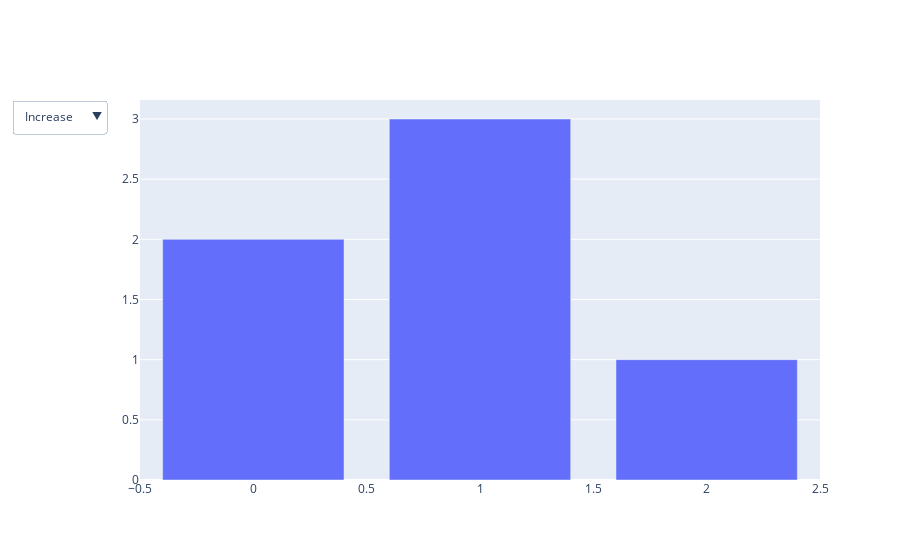

Here is the notebook cell this chart was saved with:
### Code cell
#h. Develop custom action buttons using Plotly.
import plotly.graph_objects as go
fig = go.Figure(data=[go.Bar(y=[2,3,1])])

# Adding custom action button
fig.update_layout(
    updatemenus=[
        {
            'buttons':[
                {
                    'method':'restyle',
                    'label':'Increase',
                    'args': [{'y':[[3,4,2]]}]
                },
                {
                    'method': 'restyle',
                    'label': 'Decrease',
                    'args': [{'y':[[1,2,0]]}]
                }
            ],
            'direction':'down',
            'showactive':True,
        }
    ]
)

fig.show()

### Figure 1 — Plotly figure (JSON) as saved in the notebook; plotly's stock layout.template omitted (floating-point values rounded to 4 significant figures)
{"data": [{"type": "bar", "y": [2, 3, 1]}], "layout": {"updatemenus": [{"buttons": [{"args": [{"y": [[3, 4, 2]]}], "label": "Increase", "method": "restyle"}, {"args": [{"y": [[1, 2, 0]]}], "label": "Decrease", "method": "restyle"}], "direction": "down", "showactive": true}]}}
